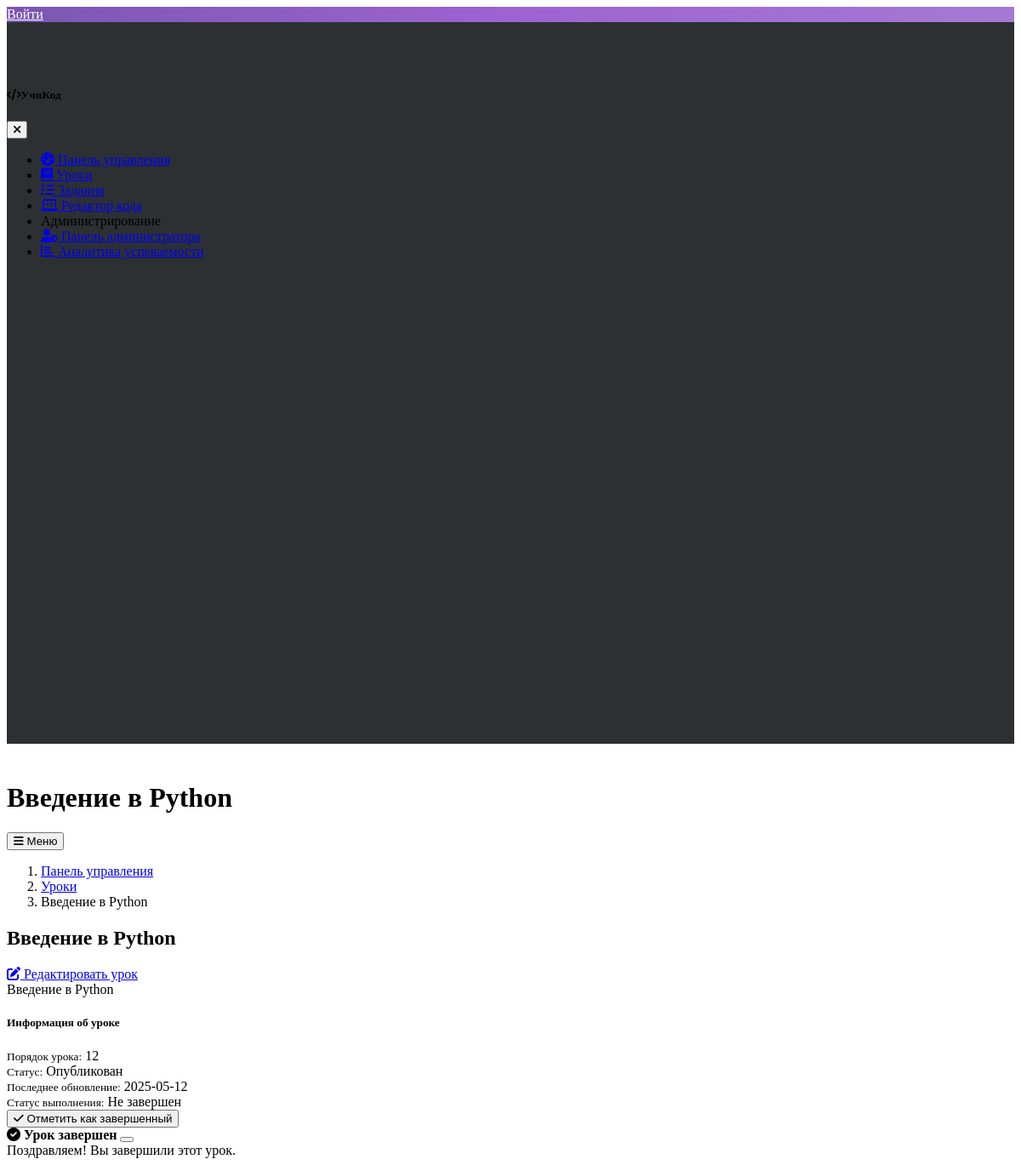
/lessons/2, run on the app's committed database.
### models.py (models this page shows, shortened)
class Lesson(db.Model):
    __tablename__ = 'lesson'
    id = db.Column(db.Integer, primary_key=True)
    title = db.Column(db.String(120), nullable=False)
    content = db.Column(db.Text, nullable=False)
    order = db.Column(db.Integer, nullable=False)
    is_published = db.Column(db.Boolean, default=False)
    date_created = db.Column(db.DateTime, default=datetime.utcnow)
    date_updated = db.Column(db.DateTime, default=datetime.utcnow, onupdate=datetime.utcnow)
    is_completed = db.Column(db.Boolean, default=False)
    date_completed = db.Column(db.DateTime, nullable=True)

### app.py (the view)
@app.route('/lessons/<int:lesson_id>')
def lesson_detail(lesson_id):
    lesson = Lesson.query.get_or_404(lesson_id)
    if not lesson.is_published:
        abort(404)
    return render_template(
        'lesson_detail.html',
        title=lesson.title,
        lesson=lesson
    )

### templates/lesson_detail.html
{% extends "layout.html" %}
{% block content %}
<div class="container">
    {% if form %}
    <div class="row">
        <div class="col-md-10 mx-auto">
            <div class="card">
                <div class="card-header">
                    <h3 class="mb-0">{{ legend or 'Детали урока' }}</h3>
                </div>
                <div class="card-body">
                    <form method="POST" action="">
                        {{ form.hidden_tag() }}
                        <div class="mb-3">
                            {{ form.title.label(class="form-label") }}
                            {% if form.title.errors %}
                                {{ form.title(class="form-control is-invalid") }}
                                <div class="invalid-feedback">
                                    {% for error in form.title.errors %}
                                        <span>{{ error }}</span>
                                    {% endfor %}
                                </div>
                            {% else %}
                                {{ form.title(class="form-control") }}
                            {% endif %}
                        </div>
                        <div class="mb-3">
                            {{ form.order.label(class="form-label") }}
                            {% if form.order.errors %}
                                {{ form.order(class="form-control is-invalid") }}
                                <div class="invalid-feedback">
                                    {% for error in form.order.errors %}
                                        <span>{{ error }}</span>
                                    {% endfor %}
                                </div>
                            {% else %}
                                {{ form.order(class="form-control") }}
                            {% endif %}
                            <div class="form-text">Порядок отображения урока (напр., 1, 2, 3...)</div>
                        </div>
                        <div class="mb-3">
                            {{ form.content.label(class="form-label") }}
                            {% if form.content.errors %}
                                {{ form.content(class="form-control is-invalid", rows=15) }}
                                <div class="invalid-feedback">
                                    {% for error in form.content.errors %}
                                        <span>{{ error }}</span>
                                    {% endfor %}
                                </div>
                            {% else %}
                                {{ form.content(class="form-control", rows=15) }}
                            {% endif %}
                            <div class="form-text">Поддерживает форматирование Markdown для насыщенного контента.</div>
                        </div>
                        <div class="mb-3 form-check">
                            {{ form.is_published(class="form-check-input") }}
                            {{ form.is_published.label(class="form-check-label") }}
                        </div>
                        <div class="d-flex justify-content-between">
                            <a href="{{ url_for('lessons') }}" class="btn btn-secondary">Отмена</a>
                            {{ form.submit(class="btn btn-primary") }}
                        </div>
                    </form>
                </div>
            </div>
        </div>
    </div>
    {% else %}
    <div class="row">
        <div class="col-md-9">
            <nav aria-label="breadcrumb" class="mb-4">
                <ol class="breadcrumb">
                    <li class="breadcrumb-item"><a href="{{ url_for('dashboard') }}">Панель управления</a></li>
                    <li class="breadcrumb-item"><a href="{{ url_for('lessons') }}">Уроки</a></li>
                    <li class="breadcrumb-item active" aria-current="page">{{ lesson.title }}</li>
                </ol>
            </nav>
            <div class="d-flex justify-content-between align-items-center mb-4">
                <h2 class="mb-0">{{ lesson.title }}</h2>
                <div class="btn-group">
                    <a href="{{ url_for('edit_lesson', lesson_id=lesson.id) }}" class="btn btn-sm btn-outline-primary">
                        <i class="fas fa-edit me-1"></i> Редактировать урок
                    </a>
                </div>
            </div>
            <div class="card mb-4">
                <div class="card-body lesson-content">
                    {{ lesson.content|safe }}
                </div>
            </div>
        </div>
        <div class="col-md-3">
            <div class="card sticky-top" style="top: 20px">
                <div class="card-header">
                    <h5 class="mb-0">Информация об уроке</h5>
                </div>
                <div class="card-body">
                    <div class="mb-3">
                        <small class="text-muted d-block">Порядок урока:</small>
                        <span class="badge bg-primary">{{ lesson.order }}</span>
                    </div>
                    <div class="mb-3">
                        <small class="text-muted d-block">Статус:</small>
                        {% if lesson.is_published %}
                        <span class="badge bg-success">Опубликован</span>
                        {% else %}
                        <span class="badge bg-warning text-dark">Черновик</span>
                        {% endif %}
                    </div>
                    <div class="mb-3">
                        <small class="text-muted d-block">Последнее обновление:</small>
                        <span>{{ lesson.date_updated.strftime('%Y-%m-%d') }}</span>
                    </div>
                    <div class="mb-3">
                        <small class="text-muted d-block">Статус выполнения:</small>
                        <span class="badge bg-secondary">Не завершен</span>
                    </div>
<div class="d-grid gap-2">
    <form method="POST" action="{{ url_for('complete_lesson', lesson_id=lesson.id) }}">
        <button type="submit" class="btn btn-success">
            <i class="fas fa-check me-1"></i> Отметить как завершенный
        </button>
    </form>
</div>
                </div>
            </div>
        </div>
    </div>
    <div class="position-fixed bottom-0 end-0 p-3" style="z-index: 11">
        <div id="completion-toast" class="toast" role="alert" aria-live="assertive" aria-atomic="true">
            <div class="toast-header bg-success text-white">
                <i class="fas fa-check-circle me-2"></i>
                <strong class="me-auto">Урок завершен</strong>
                <button type="button" class="btn-close" data-bs-dismiss="toast" aria-label="Close"></button>
            </div>
            <div class="toast-body">
                Поздравляем! Вы завершили этот урок.
            </div>
        </div>
    </div>
    {% endif %}
</div>
{% endblock %}

### templates/layout.html (shortened to what this page needs)
<!DOCTYPE html>
<html lang="ru" data-bs-theme="dark">
<head>
    <link rel="stylesheet" href="https://cdn.replit.com/agent/bootstrap-agent-dark-theme.min.css">
    <link rel="stylesheet" href="https://cdnjs.cloudflare.com/ajax/libs/font-awesome/6.0.0/css/all.min.css">
    <link rel="stylesheet" href="https://cdnjs.cloudflare.com/ajax/libs/codemirror/5.65.2/codemirror.min.css">
    <link rel="stylesheet" href="https://cdnjs.cloudflare.com/ajax/libs/codemirror/5.65.2/theme/darcula.min.css">
    <link rel="stylesheet" href="{{ url_for('static', filename='css/custom.css') }}">
</head>
<body>
<nav class="navbar navbar-expand-lg navbar-light" style="background: linear-gradient(45deg, #7b56b2, #9d63d1, #a679d6);">
    <div class="container">
        <div class="d-flex">
            {% if current_user.is_authenticated %}
                <span class="navbar-text text-white mr-3">
                    Привет, {{ current_user.username }}
                </span>
                <form action="{{ url_for('logout') }}" method="post">
                    <button class="btn btn-light" type="submit" style="background-color: #7b56b2; color: white;">
                        Выход
                    </button>
                </form>
            {% else %}
                <a class="btn btn-light" href="{{ url_for('login') }}" style="background-color: #7b56b2; color: white;">Войти</a>
            {% endif %}
        </div>
    </div>
</nav>
    <div class="container-fluid">
        <div class="row">
            <div class="col-md-3 col-lg-2 d-md-block sidebar" id="sidebar-menu">
                <div class="sidebar-sticky">
                    <div class="d-flex justify-content-between align-items-center p-3 mb-3 border-bottom">
                        <h5 class="m-0"><i class="fas fa-code me-2"></i>УчиКод</h5>
                        <button class="btn btn-link d-md-none" type="button" aria-label="Close sidebar">
                            <i class="fas fa-times"></i>
                        </button>
                    </div>
                    <ul class="nav flex-column">
                        <li class="nav-item">
                            <a class="nav-link {% if request.path == '/dashboard' %}active{% endif %}" href="{{ url_for('dashboard') }}">
                                <i class="fas fa-tachometer-alt me-2"></i> Панель управления
                            </a>
                        </li>
                        <li class="nav-item">
                            <a class="nav-link {% if request.path == '/lessons' %}active{% endif %}" href="{{ url_for('lessons') }}">
                                <i class="fas fa-book me-2"></i> Уроки
                            </a>
                        </li>
                        <li class="nav-item">
                            <a class="nav-link {% if request.path == '/assignments' %}active{% endif %}" href="{{ url_for('assignments') }}">
                                <i class="fas fa-tasks me-2"></i> Задания
                            </a>
                        </li>
                        <li class="nav-item">
                            <a class="nav-link {% if request.path == '/code_editor' %}active{% endif %}" href="{{ url_for('code_editor') }}">
                                <i class="fas fa-laptop-code me-2"></i> Редактор кода
                            </a>
                        </li>
                        <li class="nav-item mt-3">
                            <div class="sidebar-heading px-3 py-2">
                                <span class="text-muted text-uppercase">Администрирование</span>
                            </div>
                        </li>
                        <li class="nav-item">
                            <a class="nav-link {% if request.path == '/admin_panel' %}active{% endif %}" href="{{ url_for('admin_panel') }}">
                                <i class="fas fa-user-shield me-2"></i> Панель администратора
                            </a>
                        </li>
                        <li class="nav-item">
                            <a class="nav-link {% if request.path == '/analytics' %}active{% endif %}" href="{{ url_for('analytics_dashboard') }}">
                                <i class="fas fa-chart-bar me-2"></i> Аналитика успеваемости
                            </a>
                        </li>
                    </ul>
                </div>
            </div>
            <main class="col-md-9 ms-sm-auto col-lg-10 px-md-4 main-content">
                <div class="d-flex justify-content-between flex-wrap flex-md-nowrap align-items-center pt-3 pb-2 mb-3 border-bottom">
                    <h1 class="h2">{{ title }}</h1>
                    <div class="btn-toolbar mb-2 mb-md-0">
                        <button class="btn btn-sm btn-outline-secondary d-md-none" id="mobile-menu-toggle">
                            <i class="fas fa-bars"></i> Меню
                        </button>
                    </div>
                </div>
                {% block content %}{% endblock %}
            </main>
        </div>
    </div>
</body>
</html>

### templates/custom.css (style rules this page uses)
.sidebar { height: 100%; min-height: 100vh; position: sticky; top: 0; z-index: 100; padding: 48px 0 0; box-shadow: inset -1px 0 0 rgba(0, 0, 0, .1); }
.sidebar-sticky { position: relative; top: 0; height: calc(100vh - 48px); padding-top: 0.5rem; overflow-x: hidden; overflow-y: auto; }
.main-content { padding-top: 1.5rem; }
[data-bs-theme=dark] .sidebar { background-color: rgba(33, 37, 41, 0.95); }

### data on the page
Lesson: title "Введение в Python", content "Введение в Python", order "12", date_updated "2025-05-12"
